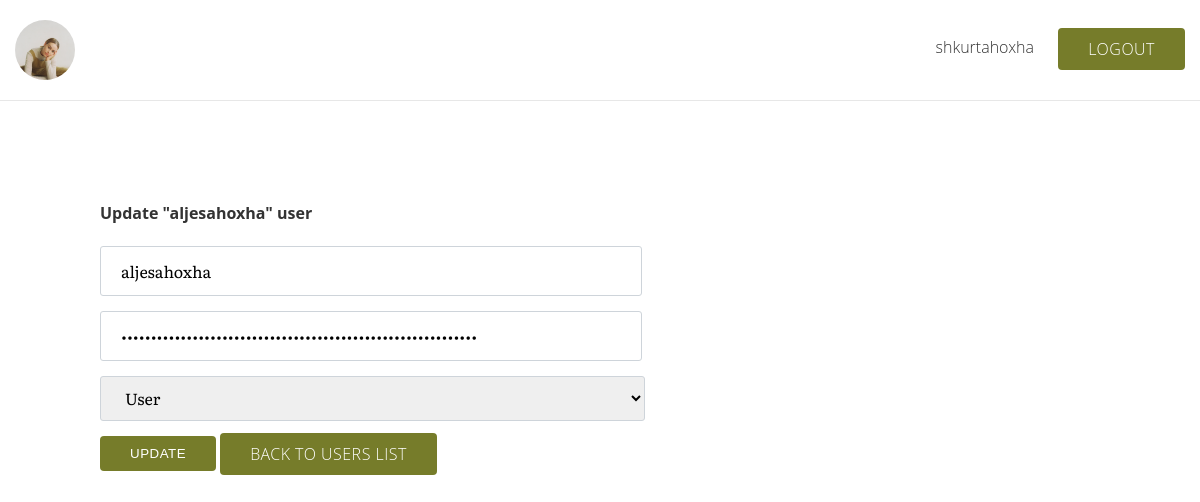
The app's page /edit-users.php?editid=8 (signed in), older data.
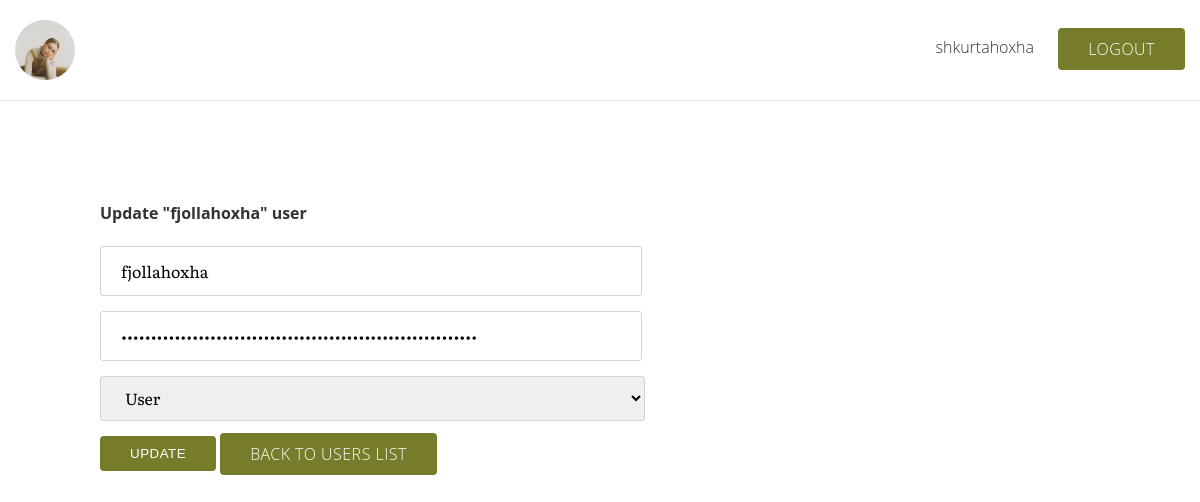
The same page, newer data.
### tables this page shows
CREATE TABLE `users` (
  `id` int(11) NOT NULL,
  `username` varchar(50) NOT NULL,
  `password` varchar(255) NOT NULL,
  `role` enum('user','admin') NOT NULL,
  `created_at` datetime DEFAULT CURRENT_TIMESTAMP
);

### db/Dbconnect.php (called while the page is built)
<?php
class Dbconnect
{
    private $_localhost = 'localhost';
    private $_user = 'root';
    private $_password = '*Shkurta123*';
    private $_dbname = 'photography';
    protected $connection;
    public function __construct()
    {
        if (!isset($this->connection)) {
            $this->connection = new mysqli($this->_localhost, $this->_user, $this->_password, $this->_dbname);
        }
        else{
            echo "connection failed";
        }
        return $this->connection;
    }
}

### Crud.php (called while the page is built, shortened)
<?php
include_once('db/Dbconnect.php');
class Crud extends Dbconnect
{
    public function selectbyid($table, $id)
    {
        $sel = "SELECT * FROM $table where id=$id";
        $sel1 = $this->connection->query($sel);
        return mysqli_fetch_array($sel1);
    }
}
?>

### edit-users.php (the view, shortened to what this page needs)
<?php
include("layout/header.php");
include_once("Crud.php");
$id = $_GET['editid'];
$crud = new crud();
$data = $crud->selectbyid('users', $id);
if (isset($_SESSION['username']) && isset($_SESSION['id'])) { ?>
<nav>
    <?php if ($_SESSION['role'] == 'admin') { ?>
        <div class="admin-top-header flex custom-justify">
            <figure class="admin-logo">
                <img src="assets/images/general/Shkurta-Photographer.jpg" alt="" title="">
            </figure>
            <div class="dashboard-btns">
                <?= $_SESSION['username'] ?>
                <a href="logout.php" class="btn">Logout</a>
            </div>
        </div>
        <div class="tabset">
            <form method="POST" name="form">
                <h4>Update "<?php echo $data['username']; ?>" user</h4>
                <div class="form-group">
                    <input type="text" name="username" value="<?php echo $data['username']; ?>" placeholder="Username" class="main-input">
                </div>
                <div class="form-group">
                    <input type="password" name="password" value="<?php echo $data['password']; ?>" placeholder="Password" class="main-input">
                </div>
                <div class="form-group">
                    <select class="main-input" name="role" aria-label="Default select example">
                        <option selected value="<?php echo $data['role']; ?>">User</option>
                    </select>
                </div>
                <div class="form-group">
                    <input type="submit" name="submit" class="btn" value="Update">
                    <a href="users-list.php" class="btn">Back to users list</a>
                </div>
            </form>
        </div>
    <?php } ?>
    <?php } else {
        header("Location: index.php");
    } ?>
</nav>

Row changes from the older to the newer data that the page shows:
changed users: username "aljesahoxha" → "fjollahoxha"
